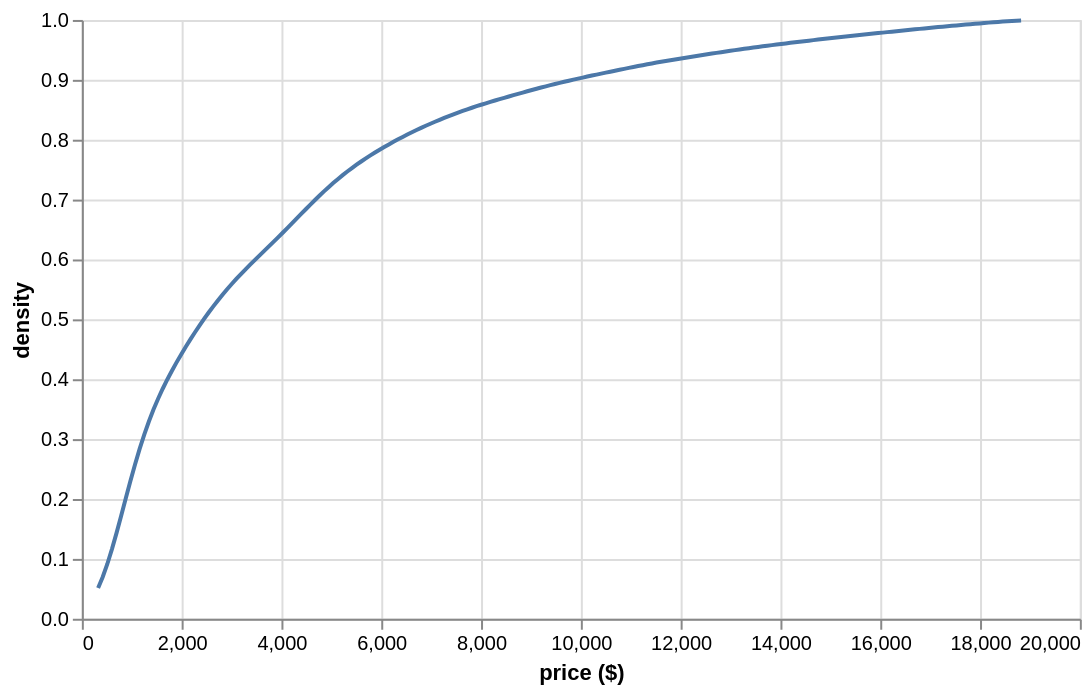

The notebook cell this image was saved under:
### Markdown cell above
For the empirical CDF, we use `transform_density()` and draw a line.

### Code cell
alt.Chart(diamonds[['price']]).transform_density(density = 'price',
    cumulative=True  # Make it a cumulative density function
).mark_line(tooltip=True).encode(
    x = alt.X("value:Q", title = "price ($)"),
    y = alt.Y("density:Q")
).properties(width = 500, height = 300)

### Figure 1 — Vega-Lite specification as saved in the notebook (floating-point values rounded to 4 significant figures; data arrays with more than 128 entries replaced by an {"elided": "..."} marker saying what was removed)
{"config": {"view": {"continuousWidth": 300, "continuousHeight": 300}}, "data": {"name": "data-4acd3d4bafd4b02d62298bddcfb51fd1"}, "mark": {"type": "line", "tooltip": true}, "encoding": {"x": {"field": "value", "title": "price ($)", "type": "quantitative"}, "y": {"field": "density", "type": "quantitative"}}, "height": 300, "transform": [{"density": "price", "cumulative": true}], "width": 500, "$schema": "https://vega.github.io/schema/vega-lite/v5.20.1.json", "datasets": {"data-4acd3d4bafd4b02d62298bddcfb51fd1": {"elided": "53940 records"}}}
